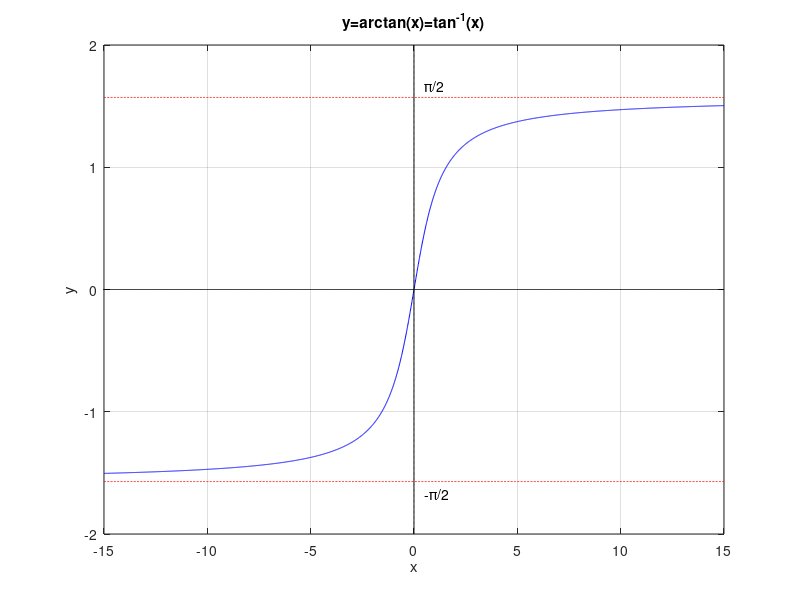

Here is the MATLAB script that generated this plot:
% Graph of arctan between -1 and 1

close all
x = -15:0.01:15;
y = atan(x);
plot(x,y,'b')
hold on
grid on
xlabel('x')
ylabel('y')
title('y=arctan(x)=tan^{-1}(x)')

% The x axis
z=x*0;
plot(x,z,'k')

% The line y = pi/2
z=x*0 + pi/2;
plot(x,z,'--r')
text(0.5, pi/2 + 0.1,'\pi/2');

% The line y = -pi/2
z=x*0 - pi/2;
plot(x,z,'--r')
text(0.5, -pi/2 - 0.1,'-\pi/2');

% The y axis
y=-2:0.01:2;
x=0*y;
plot(x,y,'k')
